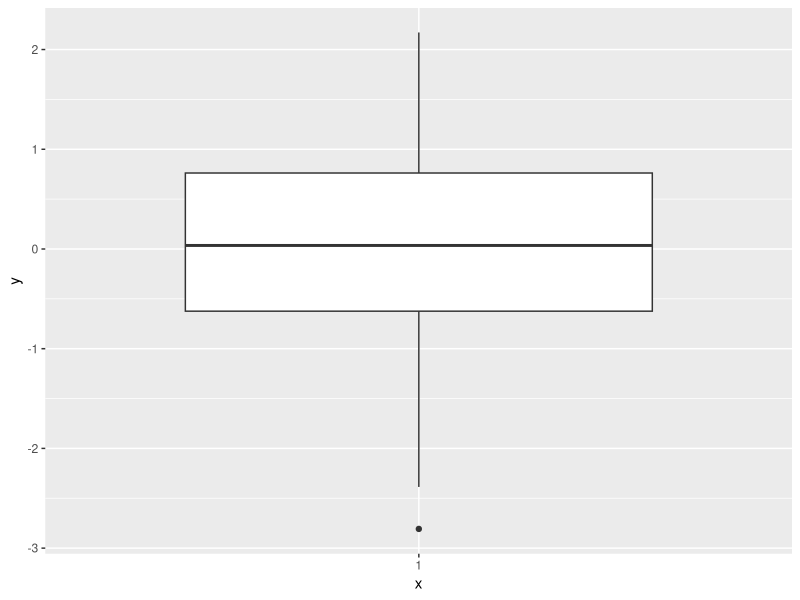
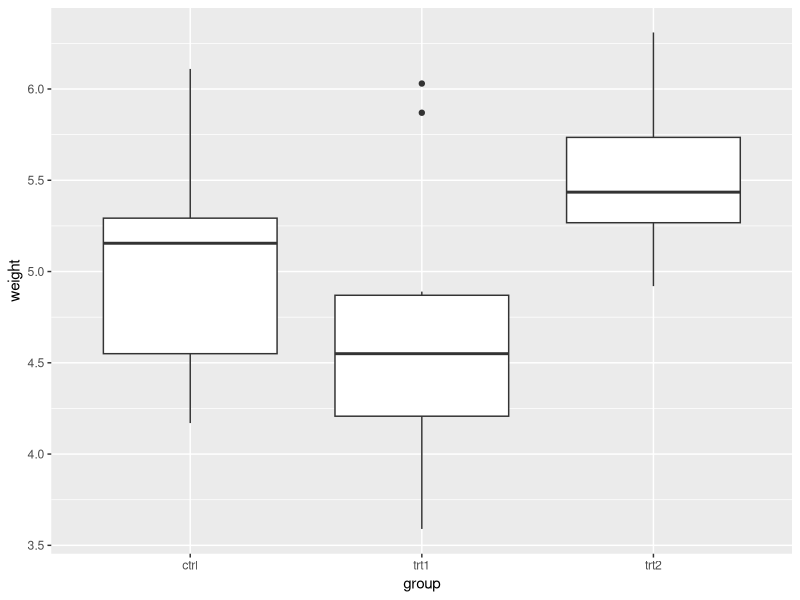
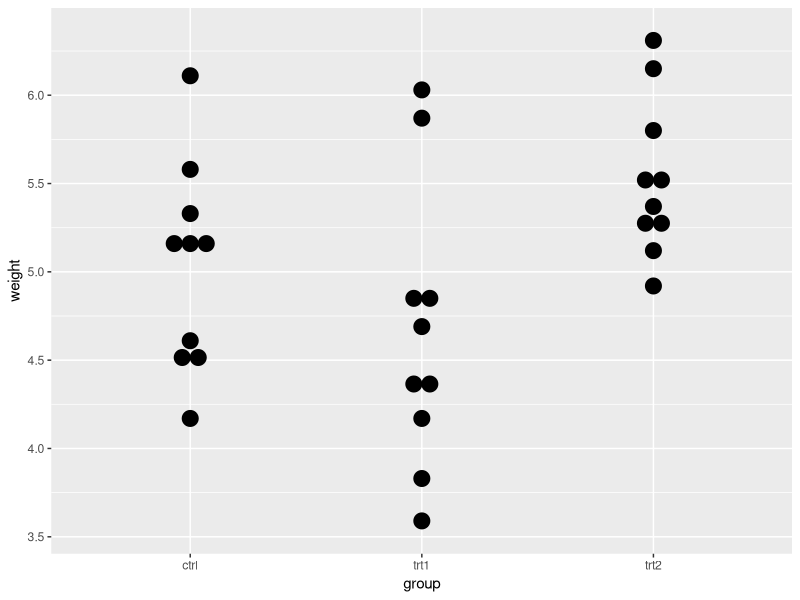
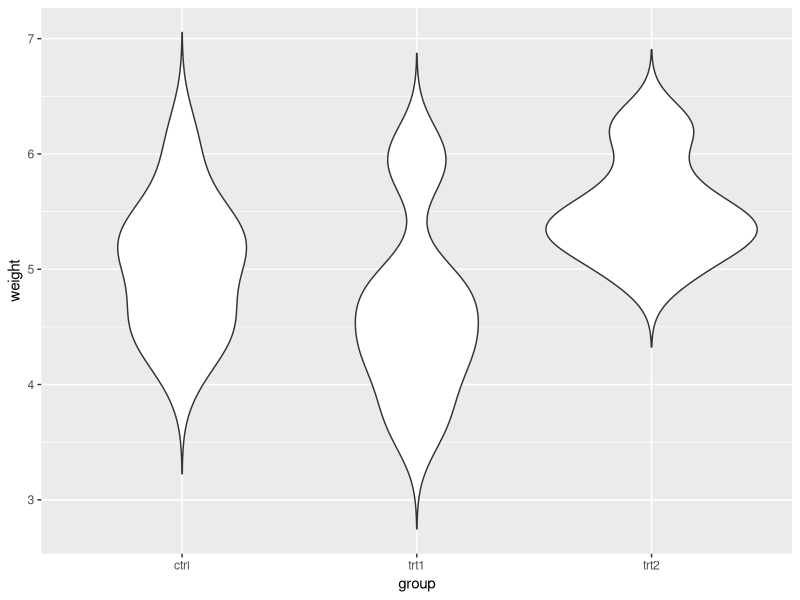
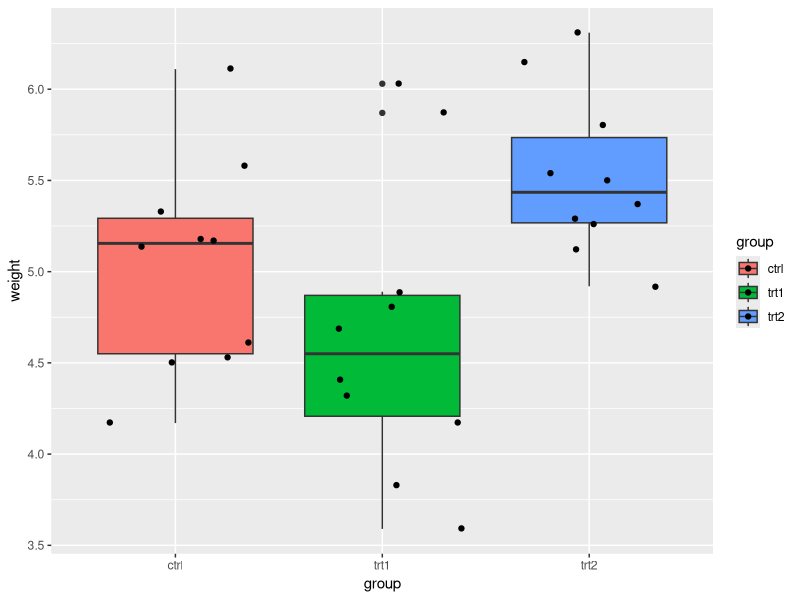
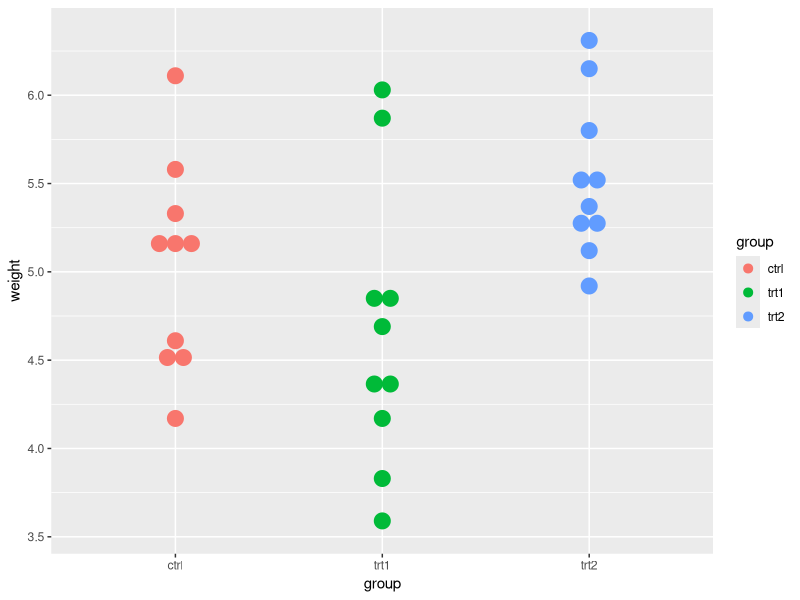
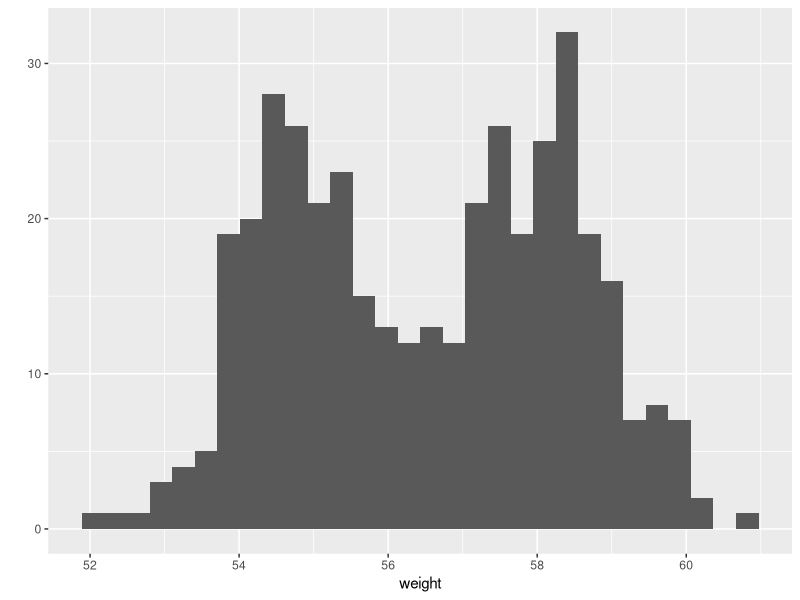
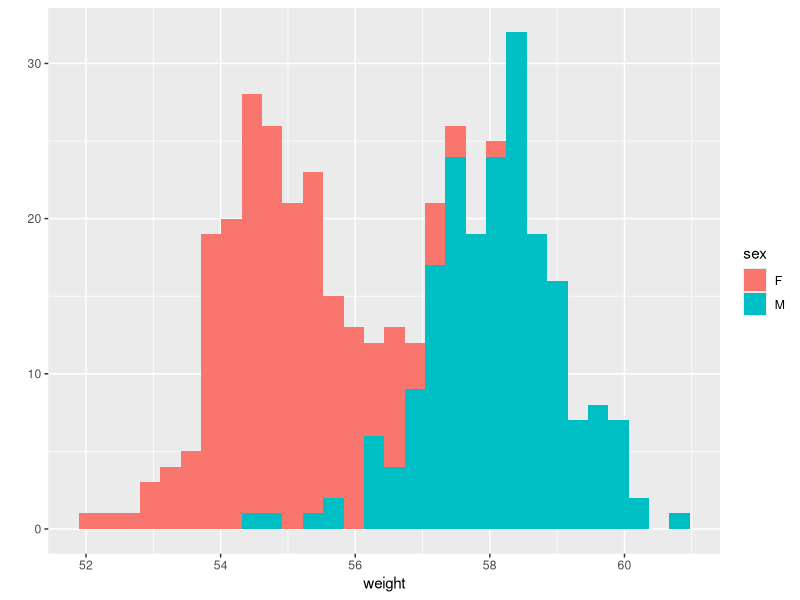

The R source for these figures, in order:
library(tidyverse)
library(ggplot2)

data("PlantGrowth")
head(PlantGrowth)

x <- "1" 
y <- rnorm(100) 
qplot(x, y, geom="boxplot")

qplot(group, weight, data = PlantGrowth, geom=c("boxplot"))

qplot(group, weight, data = PlantGrowth, geom=c("dotplot"), stackdir = "center", binaxis = "y") 

qplot(group, weight, data = PlantGrowth, geom=c("violin"), trim = FALSE)

qplot(group, weight, data = PlantGrowth, geom=c("boxplot", "jitter"), fill = group)

qplot(group, weight, data = PlantGrowth, geom = "dotplot", stackdir = "center", binaxis = "y", color = group, fill = group)

set.seed(1234)
mydata = data.frame( sex = factor(rep(c("F", "M"), each=200)), weight = c(rnorm(200, 55), rnorm(200, 58)))
head(mydata)

qplot(weight, data = mydata, geom = "histogram")

qplot(weight, data = mydata, geom = "histogram", fill = sex)

qplot(weight, data = mydata, geom = "density") 

qplot(weight, data = mydata, geom = "density", color = sex, linetype = sex)

qplot(weight, data = mydata, geom = "density", xlab = "Weight (kg)", ylab = "Density", main = "Density plot of Weight")

